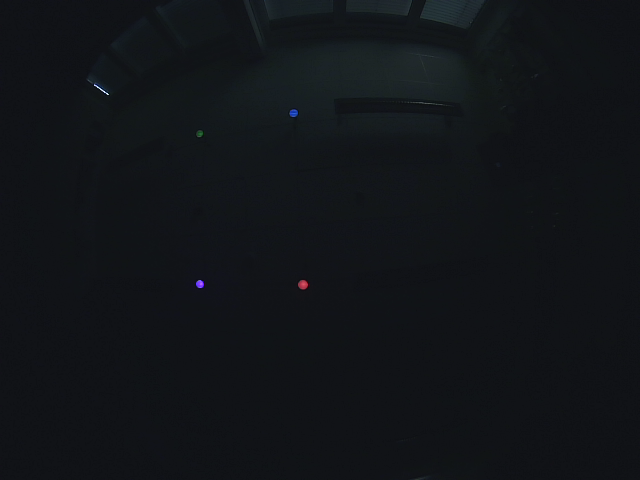
#> input picture src/assignment6_gps/src/img.png, 640 x 480 px
$ python range_calibration_improved.py   (older library calls are emulated)
#> lines starting #> are read from the running program, lines starting #| are printed output that depends on the picture; after the words box and inside, x2 and y2 are one past the last pixel; in counts of white or black regions, pixels touching at a corner belong together
### src/assignment6_gps/src/balloon_detector.py
#!/usr/bin/env python2
import functools
import numpy as np
from collections import namedtuple
from itertools import combinations
from time import clock

import cv2
import scipy.optimize
from sklearn.cluster import DBSCAN


# data class for balloons (color specified as the hue from HSV)
Balloon = namedtuple('Balloon', ['name', 'hue', 'position'])

# estimates for balloon positions and hues
# hue is divided by two since opencv uses hues in ranges [0, 180)
balloon_x_base, balloon_x_dist = 2.33, 1.24
balloon_y_base, balloon_y_dist = 1.15, 1.85
balloons = (Balloon('lilac', 260 / 2, (balloon_x_base, balloon_y_base + balloon_y_dist)),
            Balloon('red',   354 / 2, (balloon_x_base + balloon_x_dist, balloon_y_base + balloon_y_dist)),
            Balloon('blue',  222 / 2, (balloon_x_base + balloon_x_dist, balloon_y_base)),
            Balloon('green', 120 / 2, (balloon_x_base, balloon_y_base)),)

# a balloon hues in radians with shape (1, 4)
# angles in range [-pi, pi)
balloon_hues = np.array([[_b.hue for _b in balloons]])


# [16 lines left out: function timed, not called in this run]


class BalloonDetector(object):
    # [169 lines left out: functions __init__, detect_balloons, calculate_position, calculate_best_position, not called in this run]

    @staticmethod
    def angle_mean(angles):
        return np.arctan2(np.sin(angles).sum(), np.cos(angles).sum())

    # [7 lines left out: function calculate_angle, not called in this run]

    def res_fun(self, xy):
        """ returns the true residual of the specified solution """
        return (np.sum((self.centers - xy) ** 2, axis=-1) - self.radii ** 2) ** 2

    # [37 lines left out: functions compare_nonlinear, draw_markers, draw_cross, not called in this run]


def draw_text(img, text, pos, color, font=cv2.FONT_HERSHEY_SIMPLEX, f_size=0.5, line=cv2.LINE_AA):
    cv2.putText(img, text, pos, font, f_size, color, lineType=line)


def angle_diff(angle_a, angle_b, half_circle=90):
    """ computes the minimum angle distance between two hue angles in range [0, 180) """
    return half_circle - np.abs(np.abs(angle_a - angle_b) - half_circle)


def vector_to_angle(vec):
    """ find the angle to the x axis of a vector """
    return np.arctan2(vec[1], vec[0])


# for testing: a main method
# [79 lines left out: function main, not called in this run]


# [4 lines that do not run on import are left out]

### src/assignment6_gps/src/range_calibration_improved.py
#!/usr/bin/env python2

import numpy as np
import os
import sys
from collections import deque

import cv2
import scipy.ndimage

from balloon_detector import draw_text

size_min, size_max = 3, 15


class RangeCalibrator(object):
    def __init__(self, window='result'):
        self.img = None
        self.hsv = None
        self.hue = self.hue_cos = self.hue_sin = None

        self.window = window
        cv2.namedWindow(window)

        self.close_iter = 10

        self.hsv_range_min = np.array((0, 90, 98))
        self.hsv_range_max = np.array((181, 255, 255))

        cv2.createTrackbar('min-sat', window, 0, 255, self.set_min_sat)
        cv2.setTrackbarPos('min-sat', window, self.hsv_range_min[1])

        cv2.createTrackbar('min-val', window, 0, 100, self.set_min_val)
        cv2.setTrackbarPos('min-val', window, self.hsv_range_min[2])

        cv2.createTrackbar('close-iter', window, 0, 255, self.set_close_iter)
        cv2.setTrackbarPos('close-iter', window, self.close_iter)

    def set_img(self, img):
        self.img = img
#> self.img is the input picture: shape (480, 640, 3); mean B, G, R 24.4, 20.7, 17.6
        self.hsv = cv2.cvtColor(img, cv2.COLOR_BGR2HSV)
#> self.hsv: shape (480, 640, 3); mean H, S, V 106.9, 70.7, 24.5
        hue = self.hsv[:, :, 0].astype(np.float)
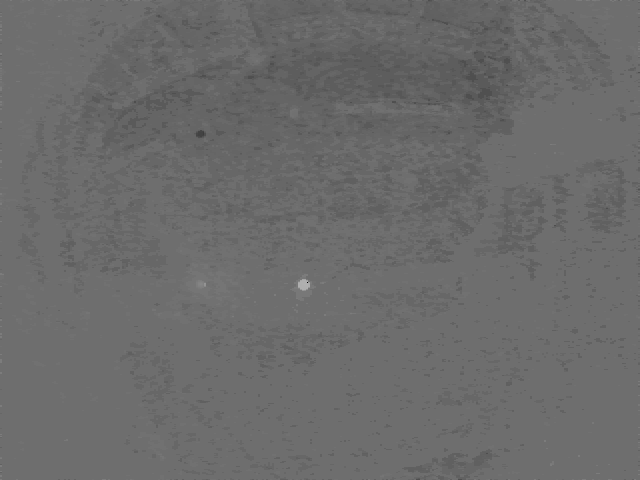
#> hue: shape (480, 640) float64; min 0, max 179, mean 106.9
        hue_radians = np.pi / 90 * hue
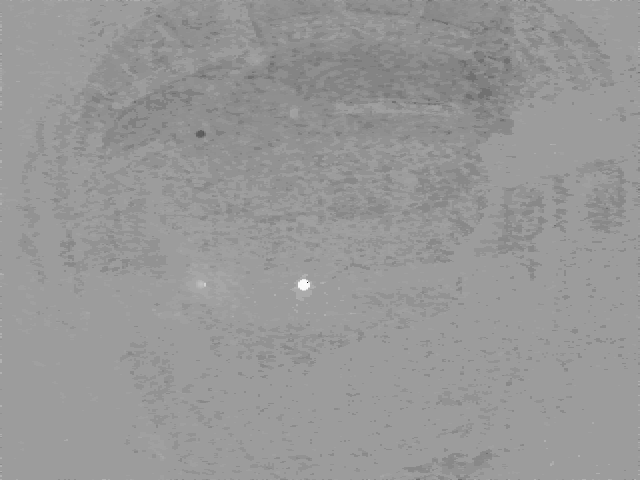
#> hue_radians: shape (480, 640) float64; min 0, max 6.25, mean 3.73; drawn with min black and max white
        self.hue_sin, self.hue_cos = np.sin(hue_radians), np.cos(hue_radians)
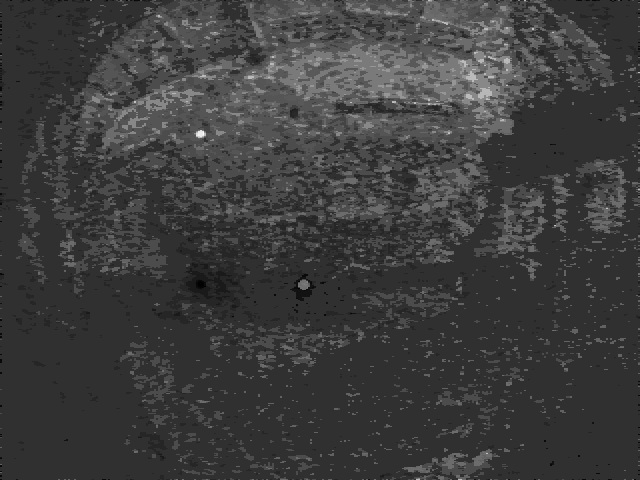
#> self.hue_sin: shape (480, 640) float64; min -1, max 0.866, mean -0.546; drawn with min black and max white
        self.update()

    def update(self):
        if self.img is None:
            return

        # interpret min-val as a percentiles
        range_min = self.hsv_range_min.copy()
        range_min[2] = int(np.percentile(self.hsv[:, :, 2], self.hsv_range_min[2]))

        img = self.img.copy()  # avoid overwriting original
        mask = cv2.inRange(self.hsv, range_min, self.hsv_range_max)
#> mask: shape (480, 640); 0.35% white; 69 white regions (58 under 20 px), largest, box (x1, y1, x2, y2) and area: (424, 0, 472, 14) 327, (88, 76, 110, 94) 110, (298, 280, 310, 290) 90

        if self.close_iter > 0:
            scipy.ndimage.binary_closing(mask, iterations=self.close_iter, output=mask)
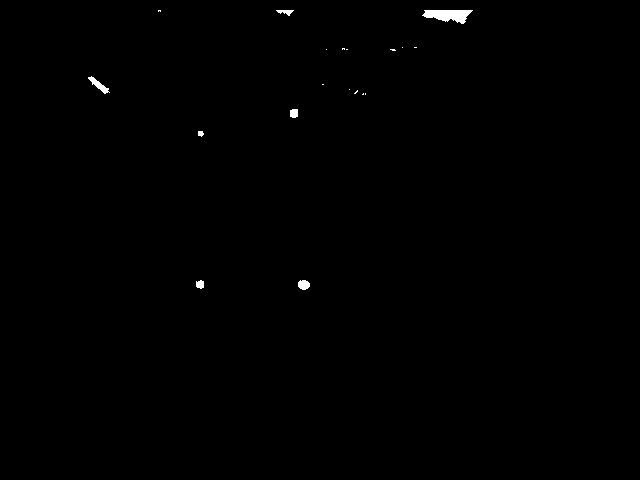
#> mask: shape (480, 640); values 0 (black) and 1 (white), 0.3% white; 19 white regions (12 under 20 px), largest, box (x1, y1, x2, y2) and area: (422, 10, 473, 24) 458, (88, 76, 110, 94) 131, (298, 280, 310, 290) 95
            cv2.imshow('mask', mask * 255)
        else:
            cv2.imshow('mask', mask)

        cv2.moveWindow('mask', img.shape[1] + 2, 0)

        labelled, nfeatures = scipy.ndimage.label(mask)
#> labelled: shape (480, 640) int32; 21 distinct labels, from 0 to 20
#> nfeatures = 20

        # print('percentiles %s -> ranges: %s' % (self.hsv_range_min, range_min))

        selected = []
        for label, yx in enumerate(scipy.ndimage.find_objects(labelled), 1):
            y, x = yx
            w, h = x.stop - x.start, y.stop - y.start
            if size_min <= w <= size_max and size_min <= h <= size_max:
                selected.append(label)
                cv2.rectangle(img, (x.start, y.start), (x.stop, y.stop), (0, 255, 0))
#> this loop made 20 passes
#> (w, h) on passes 1 to 12: (3, 2), (18, 6), (51, 14), (1, 1), (3, 1), (3, 2), (1, 1), (2, 1), (6, 2), (21, 18), (2, 1), (1, 1)
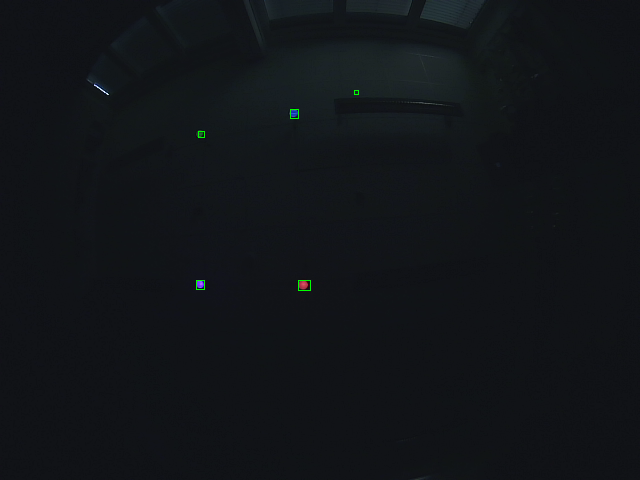
#> img: shape (480, 640, 3); 0.05% of pixels changed, all inside (x1, y1, x2, y2) = (196, 90, 359, 291)
#> after the loop, selected = [13, 17, 18, 19, 20]

        centers = scipy.ndimage.center_of_mass(np.ones(labelled.shape), labelled, selected)
#> centers = [(91.71, 355.7), (112.9, 293.6), (133.1, 200.2), (284, 199.7), (284.4, 303.4)]

        # average hue by summing the unit vectors and measuring the resulting vector angle
        hues = np.arctan2(scipy.ndimage.sum(self.hue_sin, labelled, selected),
                          scipy.ndimage.sum(self.hue_cos, labelled, selected))
#> hues = [-2.69, -2.35, 2.33, -1.81, -0.214]

        for center, hue in zip(centers, hues):
            cy, cx = int(center[0]), int(center[1])
            cv2.rectangle(img, (cx - 1, cy - 1), (cx + 1, cy + 1), (255, 255, 255))
            draw_text(img, '%d, %d' % (cx, cy), (cx + 10, cy + 5), hue_to_bgr(90 / np.pi * hue), f_size=0.3)
#> this loop made 5 passes
#> (center, cy, cx, hsv_tuple in hue_to_bgr) on passes 1 to 5: ((91.71, 355.7), 91, 355, [[103, 255, 255]]), ((112.9, 293.6), 112, 293, [[112, 255, 255]]), ((133.1, 200.2), 133, 200, [[66, 255, 255]]), ((284, 199.7), 284, 199, [[128, 255, 255]]), ((284.4, 303.4), 284, 303, [[173, 255, 255]])
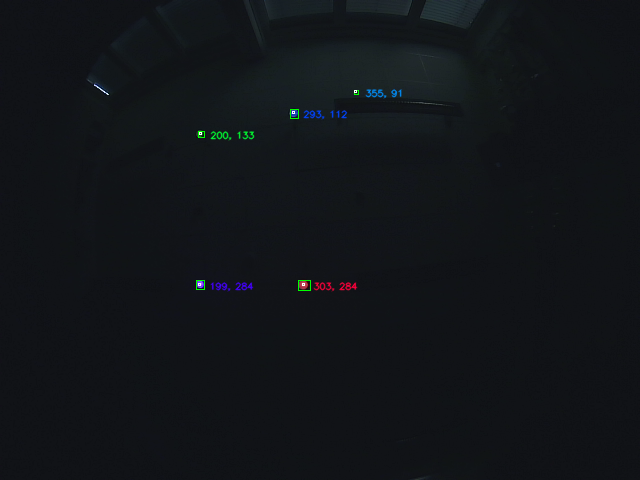
#> img: shape (480, 640, 3); 0.45% of pixels changed, all inside (x1, y1, x2, y2) = (198, 89, 403, 292)

        draw_text(img, 'nfeatures: %d' % nfeatures, (10, mask.shape[0] - 20), (0, 255, 0))
#> in draw_text (call 6), `cv2.putText(img, text, pos, font, f_size, color, lineType=line)`:
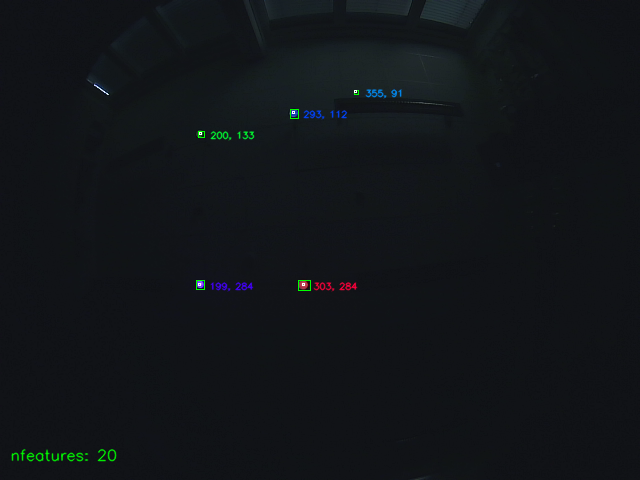
#> img: shape (480, 640, 3); 0.23% of pixels changed, all inside (x1, y1, x2, y2) = (11, 448, 117, 462)

        cv2.imshow(self.window, img)

    def set_min_sat(self, val):
        self.hsv_range_min[1] = val
        self.update()

    def set_min_val(self, val):
        self.hsv_range_min[2] = val
        self.update()

    def set_close_iter(self, val):
        self.close_iter = val
        self.update()


def hue_to_bgr(hue):
    if hue < 0:  # convert negative hues to positive
        hue += 180
    hsv_tuple = np.uint8([[[hue, 255, 255]]])
    return tuple(cv2.cvtColor(hsv_tuple, cv2.COLOR_HSV2BGR)[0, 0].astype(np.int))


def main():
    path = sys.argv[1] if len(sys.argv) > 1 else 'img.png'
    if os.path.isfile(path):
        path, fname = os.path.split(path)
        files = deque([fname])
    else:
        files = deque(sorted(fn for fn in os.listdir(path) if fn.endswith('.png') or fn.endswith('.jpg')))

    calib = RangeCalibrator()

    rotate_key = {ord('n'): 1, ord('p'): -1, ord('r'): 0}
    k = ord('r')
    while k not in {27, ord('q')}:
        r = rotate_key.get(k, None)
        if r is not None:
            files.rotate(r)
            calib.set_img(cv2.imread(os.path.join(path, files[0])))

        k = cv2.waitKey(0) & 0xFF
#> (key q is pressed here)

    cv2.destroyAllWindows()


if __name__ == '__main__':
    main()
